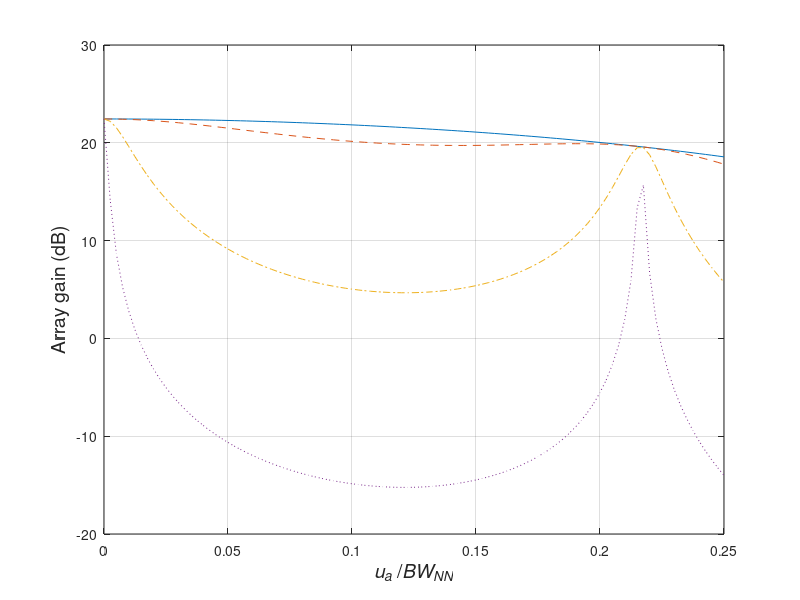

Here is the MATLAB script that generated this plot: (Note: this script raises an error after producing the figure.)
%%%%%%%%%%%%%%%%%%%%%%%%%%%%%%%%
% Figure 6.49
% Xiaomin Lu 6/26/00
% updated by K. Bell 12/1/00
% updated by Lillian Xu 02/13/2001, K. Bell 7/26/01, 11/16/01
%%%%%%%%%%%%%%%%%%%%%%%%%%%%%%%%
%Example 6.7.7 LCMP beamformer, No Loading
%This routine is to test the Array Gain, when there is signal mismatch
% two interferers are added

clear all
close all

N = 10;
BWNN = 4/N;
n = (-(N-1)/2:(N-1)/2)';
signalRange = 0.25*BWNN*(0:1/100:1);


detU = 0.0866;
C = exp(j*n*pi*[0 -detU detU]);
f = [1;sin(-(N/2)*pi*detU)./(N*sin(-.5*pi*detU));sin((N/2)*pi*detU)./(N*sin(.5*pi*detU))];

ui = [-0.3, 0.3];
Vi = exp(j*n*pi*ui);
INR = 10^(10/10);
Sn = INR*Vi*Vi' + eye(N);

m = 1;
for SNR = 10.^([0:10:30]/10)
   SINRi = SNR/(1+2*INR);
   k = 1;
   for ua = signalRange
      Vs = exp(j*n*pi*ua);
      Ss = SNR*Vs*Vs';
      Sx = Ss + Sn;
      W = inv(Sx)*C*inv(C'*inv(Sx)*C)*f;           %LCMP, white noise only
      A(m,k) = ((W'*Ss*W)/(W'*Sn*W) )/SINRi; % white noise
      k = k+1;
   end
   m = m + 1;
end

A = 10*log10(abs(A));
plot(signalRange/BWNN,A(1,:),'-')
hold on
plot(signalRange/BWNN,A(2,:),'--')
hold on
plot(signalRange/BWNN,A(3,:),'-.')
hold on
plot(signalRange/BWNN,A(4,:),':')

grid
xlabel('{\itu}_{\ita} /{\itBW}_{\itNN}','Fontsize',14)
ylabel('Array gain (dB)','Fontsize',14)
h=legend('{\itSNR}=0 dB','{\itSNR}=10 dB','{\itSNR}=20 dB','{\itSNR}=30 dB',3);
set(h,'Fontsize',12)
%title('LCMP-DIR, ui=+/-0.30(10dB each), uc=[0 +/-0.0866], g=[1;Bc;Bc]')
line([0.0866/BWNN 0.0866/BWNN],[-20 25])   
text(0.0866/BWNN+0.001,23,'{\itu}_{{\itc}1}','Fontsize',12)
set(gca,'xtick',0:0.02:0.25)
axis([0 0.25 -20 30])      
   
